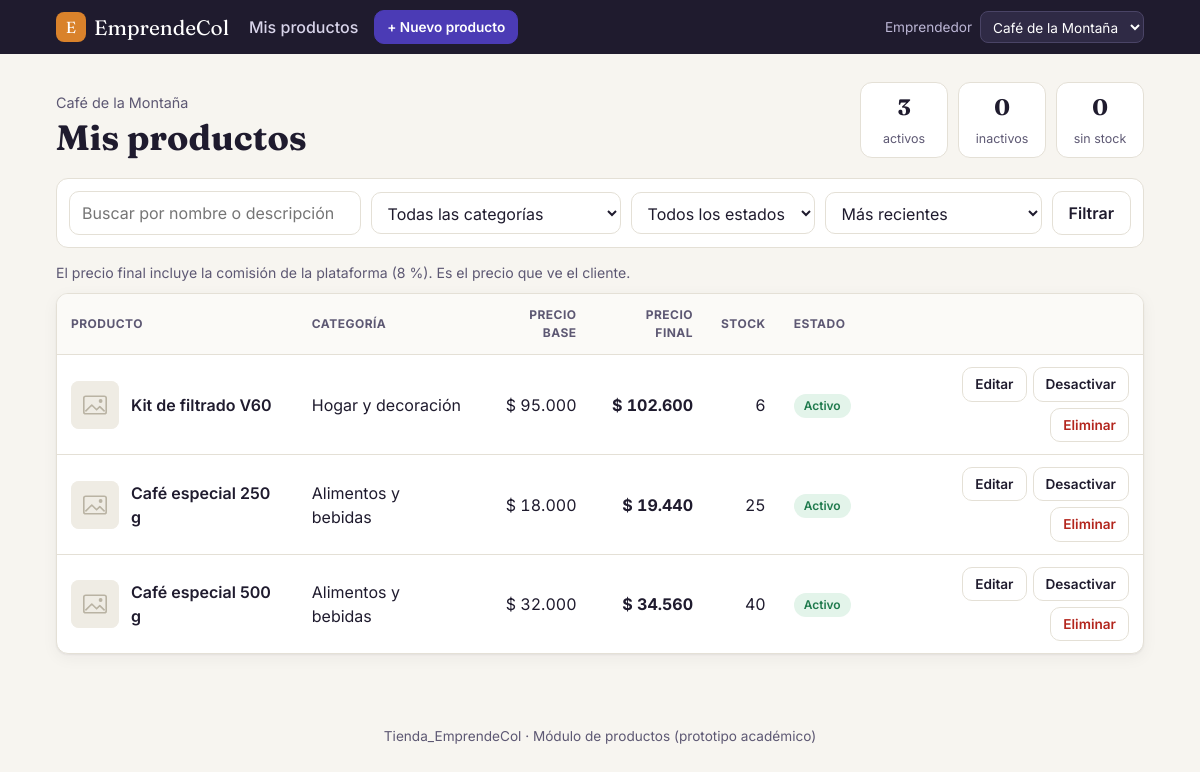
The app's page /productos/index.php with its own data.
### tables this page shows
CREATE TABLE perfil_emprendedor (
  id_emprendedor        INT AUTO_INCREMENT PRIMARY KEY,
  id_usuario            INT          NOT NULL,
  nombre_emprendimiento VARCHAR(120) NOT NULL,
  descripcion           TEXT         NULL,
  logo_url              VARCHAR(255) NULL,
  ciudad                VARCHAR(80)  NOT NULL,
  telefono_contacto     VARCHAR(20)  NULL,
  correo_contacto       VARCHAR(150) NULL,
  verificado            BOOLEAN      NOT NULL DEFAULT FALSE,
  estado                ENUM('activo','advertido','suspendido','bloqueado') NOT NULL DEFAULT 'activo',
  fecha_creacion        DATETIME     NOT NULL DEFAULT CURRENT_TIMESTAMP,
  CONSTRAINT uk_perfil_usuario UNIQUE (id_usuario),
  CONSTRAINT fk_perfil_usuario FOREIGN KEY (id_usuario)
    REFERENCES usuario(id_usuario) ON DELETE RESTRICT
);

CREATE TABLE configuracion (
  clave               VARCHAR(60)  PRIMARY KEY,
  valor               VARCHAR(255) NOT NULL,
  descripcion         VARCHAR(255) NULL,
  id_admin            INT          NULL,
  fecha_actualizacion DATETIME     NOT NULL DEFAULT CURRENT_TIMESTAMP ON UPDATE CURRENT_TIMESTAMP,
  CONSTRAINT fk_configuracion_admin FOREIGN KEY (id_admin)
    REFERENCES usuario(id_usuario) ON DELETE SET NULL
);

CREATE TABLE producto (
  id_producto     INT AUTO_INCREMENT PRIMARY KEY,
  id_emprendedor  INT            NOT NULL,
  id_categoria    INT            NOT NULL,
  nombre          VARCHAR(120)   NOT NULL,
  descripcion     TEXT           NULL,
  precio_base     DECIMAL(12,2)  NOT NULL,
  stock           INT            NOT NULL DEFAULT 0,
  estado          ENUM('activo','inactivo','eliminado') NOT NULL DEFAULT 'activo',
  fecha_creacion  DATETIME       NOT NULL DEFAULT CURRENT_TIMESTAMP,
  CONSTRAINT ck_producto_precio CHECK (precio_base > 0),
  CONSTRAINT ck_producto_stock  CHECK (stock >= 0),
  CONSTRAINT fk_producto_emprendedor FOREIGN KEY (id_emprendedor)
    REFERENCES perfil_emprendedor(id_emprendedor) ON DELETE RESTRICT,
  CONSTRAINT fk_producto_categoria FOREIGN KEY (id_categoria)
    REFERENCES categoria(id_categoria) ON DELETE RESTRICT,
  INDEX idx_producto_estado (estado),
  INDEX idx_producto_nombre (nombre)
);

CREATE TABLE categoria (
  id_categoria INT AUTO_INCREMENT PRIMARY KEY,
  nombre       VARCHAR(80) NOT NULL,
  activa       BOOLEAN     NOT NULL DEFAULT TRUE,
  CONSTRAINT uk_categoria_nombre UNIQUE (nombre)
);

### includes/productos.php (called while the page is built, shortened)
<?php
require_once __DIR__ . '/funciones.php';
function url_imagen(?string $url): string
{
    return $url ? '../' . $url : '../assets/img/sin-imagen.svg';
}

### productos/index.php (the view, shortened to what this page needs)
<?php
require_once __DIR__ . '/../includes/productos.php';
$emp = emprendedor_actual();
$pdo = conexion();
$comision = porcentaje_comision();
$q         = trim((string)($_GET['q'] ?? ''));
$categoria = (int)($_GET['categoria'] ?? 0);
$estado    = in_array($_GET['estado'] ?? '', ESTADOS_EDITABLES, true) ? $_GET['estado'] : '';
$ordenes   = [
    'recientes'   => 'p.fecha_creacion DESC, p.id_producto DESC',
    'nombre'      => 'p.nombre ASC',
    'precio_asc'  => 'p.precio_base ASC',
    'precio_desc' => 'p.precio_base DESC',
    'stock'       => 'p.stock ASC',
];
$orden = array_key_exists($_GET['orden'] ?? '', $ordenes) ? $_GET['orden'] : 'recientes';
$where  = ["p.id_emprendedor = :emp", "p.estado <> 'eliminado'"];
$params = [':emp' => $emp['id_emprendedor']];
$sqlWhere = implode(' AND ', $where);
$porPagina = 8;
$st = $pdo->prepare("SELECT COUNT(*) FROM producto p WHERE $sqlWhere");
$st->execute($params);
$total   = (int)$st->fetchColumn();
$paginas = max(1, (int)ceil($total / $porPagina));
$pagina  = min(max(1, (int)($_GET['pagina'] ?? 1)), $paginas);
$offset  = ($pagina - 1) * $porPagina;
$st = $pdo->prepare(
    "SELECT p.*, c.nombre AS categoria,
            (SELECT url FROM imagen_producto i WHERE i.id_producto = p.id_producto ORDER BY orden, id_imagen LIMIT 1) AS imagen
       FROM producto p
       JOIN categoria c ON c.id_categoria = p.id_categoria
      WHERE $sqlWhere
      ORDER BY {$ordenes[$orden]}
      LIMIT $porPagina OFFSET $offset"
);
$st->execute($params);
$productos = $st->fetchAll();
$st = $pdo->prepare(
    "SELECT SUM(estado = 'activo') activos, SUM(estado = 'inactivo') inactivos, SUM(stock = 0) agotados
       FROM producto WHERE id_emprendedor = ? AND estado <> 'eliminado'"
);
$st->execute([$emp['id_emprendedor']]);
$resumen = $st->fetch();
require __DIR__ . '/../includes/header.php';
?>
<section class="encabezado-pagina">
  <div>
    <p class="sobretitulo"><?= e($emp['nombre_emprendimiento']) ?></p>
    <h1>Mis productos</h1>
  </div>
  <div class="resumen">
    <div><strong><?= (int)$resumen['activos'] ?></strong><span>activos</span></div>
    <div><strong><?= (int)$resumen['inactivos'] ?></strong><span>inactivos</span></div>
    <div class="<?= $resumen['agotados'] ? 'resumen-alerta' : '' ?>"><strong><?= (int)$resumen['agotados'] ?></strong><span>sin stock</span></div>
  </div>
</section>
<form class="filtros" method="get">
  <input type="search" name="q" value="<?= e($q) ?>" placeholder="Buscar por nombre o descripción" aria-label="Buscar">
  <select name="categoria" aria-label="Categoría">
    <option value="0">Todas las categorías</option>
  </select>
  <select name="estado" aria-label="Estado">
    <option value="">Todos los estados</option>
  </select>
  <select name="orden" aria-label="Ordenar">
    <option value="recientes" <?= $orden === 'recientes' ? 'selected' : '' ?>>Más recientes</option>
  </select>
  <button class="btn">Filtrar</button>
</form>
<?php if (!$productos): ?>
  <div class="vacio">
    <?php if ($total === 0 && $q === '' && !$categoria && $estado === ''): ?>
      <h2>Aún no tienes productos</h2>
      <p>Publica el primero en tres pasos: datos, precio y fotos.</p>
      <a href="crear.php" class="btn btn-primario">+ Publicar mi primer producto</a>
    <?php else: ?>
      <h2>No encontramos productos con esos filtros</h2>
      <p><a href="index.php">Ver todos mis productos</a></p>
    <?php endif; ?>
  </div>
<?php else: ?>
  <p class="nota">El precio final incluye la comisión de la plataforma (<?= e(rtrim(rtrim(number_format($comision, 2, ',', ''), '0'), ',')) ?> %). Es el precio que ve el cliente.</p>
  <div class="tabla-envoltura">
    <table class="tabla">
      <thead>
        <tr>
          <th>Producto</th><th>Categoría</th><th class="num">Precio base</th><th class="num">Precio final</th>
          <th class="num">Stock</th><th>Estado</th><th><span class="sr">Acciones</span></th>
        </tr>
      </thead>
      <tbody>
      <?php foreach ($productos as $p): ?>
        <tr>
          <td data-label="Producto">
            <a class="celda-producto" href="ver.php?id=<?= (int)$p['id_producto'] ?>">
              <img src="<?= e(url_imagen($p['imagen'])) ?>" alt="" loading="lazy">
              <span><?= e($p['nombre']) ?></span>
            </a>
          </td>
          <td data-label="Categoría"><?= e($p['categoria']) ?></td>
          <td data-label="Precio base" class="num"><?= cop($p['precio_base']) ?></td>
          <td data-label="Precio final" class="num"><strong><?= cop(precio_final((float)$p['precio_base'], $comision)) ?></strong></td>
          <td data-label="Stock" class="num <?= (int)$p['stock'] === 0 ? 'texto-alerta' : '' ?>"><?= (int)$p['stock'] ?></td>
          <td data-label="Estado"><?= etiqueta_estado($p['estado']) ?></td>
          <td class="acciones">
            <a class="btn btn-sm" href="editar.php?id=<?= (int)$p['id_producto'] ?>">Editar</a>
            <form method="post" action="estado.php">
              <button class="btn btn-sm btn-suave"><?= $p['estado'] === 'activo' ? 'Desactivar' : 'Activar' ?></button>
            </form>
            <form method="post" action="eliminar.php" onsubmit="return confirm('¿Eliminar «<?= e(addslashes($p['nombre'])) ?>»? Esta acción no se puede deshacer.');">
              <button class="btn btn-sm btn-peligro">Eliminar</button>
            </form>
          </td>
        </tr>
      <?php endforeach; ?>
      </tbody>
    </table>
  </div>
<?php endif; ?>
<?php require __DIR__ . '/../includes/footer.php'; ?>

### includes/funciones.php (shortened to what this page needs)
<?php
function conexion(): PDO
{
    static $pdo = null;
    if ($pdo === null) {
        $dsn = 'mysql:host=' . DB_HOST . ';port=' . DB_PORT . ';dbname=' . DB_NAME . ';charset=utf8mb4';
        try {
            $pdo = new PDO($dsn, DB_USER, DB_PASS, [
                PDO::ATTR_ERRMODE            => PDO::ERRMODE_EXCEPTION,
                PDO::ATTR_DEFAULT_FETCH_MODE => PDO::FETCH_ASSOC,
                PDO::ATTR_EMULATE_PREPARES   => false,
            ]);
        } catch (PDOException $ex) {
            http_response_code(500);
            echo '<div style="font-family:sans-serif;max-width:640px;margin:60px auto;padding:24px;border:1px solid #e5a3a3;border-radius:12px;background:#fff5f5">'
               . '<h2 style="margin-top:0">No se pudo conectar a la base de datos</h2>'
               . '<p>Revisa que MySQL esté iniciado en el panel de XAMPP, que hayas importado '
               . '<code>database/tienda_emprendecol.sql</code> y que los datos de <code>config/db.php</code> sean correctos.</p>'
               . '<p style="color:#888;font-size:13px">Detalle: ' . htmlspecialchars($ex->getMessage()) . '</p></div>';
            exit;
        }
    }
    return $pdo;
}
function e($texto): string
{
    return htmlspecialchars((string)($texto ?? ''), ENT_QUOTES, 'UTF-8');
}
function emprendedores_disponibles(): array
{
    return conexion()->query(
        "SELECT pe.id_emprendedor, pe.id_usuario, pe.nombre_emprendimiento
           FROM perfil_emprendedor pe
           JOIN usuario u ON u.id_usuario = pe.id_usuario
          WHERE u.estado = 'activo'
          ORDER BY pe.nombre_emprendimiento"
    )->fetchAll();
}
function emprendedor_actual(): array
{
    $lista = emprendedores_disponibles();
    foreach ($lista as $emp) {
        if ((int)$emp['id_emprendedor'] === (int)($_SESSION['id_emprendedor'] ?? 0)) {
            return $emp;
        }
    }
    return $lista[0];
}
function obtener_config(string $clave, $defecto = null)
{
    $st = conexion()->prepare('SELECT valor FROM configuracion WHERE clave = ?');
    $st->execute([$clave]);
    $valor = $st->fetchColumn();
    return $valor === false ? $defecto : $valor;
}
function porcentaje_comision(): float
{
    return (float)obtener_config('porcentaje_comision', 0);
}
function precio_final(float $precioBase, ?float $porcentaje = null): float
{
    $porcentaje = $porcentaje ?? porcentaje_comision();
    return round($precioBase * (1 + $porcentaje / 100));
}
function cop($valor): string
{
    return '$ ' . number_format((float)$valor, 0, ',', '.');
}
function etiqueta_estado(string $estado): string
{
    $textos = ['activo' => 'Activo', 'inactivo' => 'Inactivo', 'eliminado' => 'Eliminado'];
    return '<span class="badge badge-' . e($estado) . '">' . e($textos[$estado] ?? $estado) . '</span>';
}

### assets/css/estilos.css (style rules this page uses)
:root { --tinta: #1f1b2e; --tinta-suave: #5d5873; --fondo: #f7f5f0; --papel: #ffffff; --borde: #e4e0d6; --primario: #4b3bb5; --primario-oscuro: #392b94; --primario-claro: #ece9fb; --acento: #d9822b; --exito: #1f7a4d; --exito-claro: #e3f4ea; --peligro: #b3261e; --peligro-claro: #fce8e6; --info-claro: #e8f0fb; --radio: 12px; --sombra: 0 1px 2px rgba(31, 27, 46, .06), 0 4px 16px rgba(31, 27, 46, .05); }
* { box-sizing: border-box; }
body { margin: 0; font-family: Inter, system-ui, -apple-system, "Segoe UI", sans-serif; color: var(--tinta); background: var(--fondo); line-height: 1.5; }
a { color: var(--primario); }
img { max-width: 100%; display: block; }
h1, h2, .marca, .precio-grande { font-family: Fraunces, Georgia, serif; }
h1 { font-size: clamp(1.6rem, 3vw, 2.2rem); margin: 0; line-height: 1.15; }
.encabezado-pagina { display: flex; justify-content: space-between; align-items: flex-end; gap: 16px; flex-wrap: wrap; margin-bottom: 20px; }
.sobretitulo { margin: 0 0 4px; color: var(--tinta-suave); font-size: .9rem; }
.resumen { display: flex; gap: 10px; }
.resumen div { background: var(--papel); border: 1px solid var(--borde); border-radius: var(--radio); padding: 8px 16px; text-align: center; min-width: 88px; }
.resumen strong { display: block; font-size: 1.4rem; font-family: Fraunces, Georgia, serif; }
.resumen span { font-size: .78rem; color: var(--tinta-suave); }
.btn { display: inline-flex; align-items: center; justify-content: center; gap: 6px; border: 1px solid var(--borde); background: var(--papel); color: var(--tinta); font: inherit; font-weight: 600; padding: 9px 16px; border-radius: 10px; cursor: pointer; text-decoration: none; white-space: nowrap; }
.btn-suave { background: transparent; }
.btn-peligro { color: var(--peligro); }
.btn-sm { padding: 6px 12px; font-size: .85rem; }
.filtros { display: flex; flex-wrap: wrap; gap: 10px; align-items: center; background: var(--papel); border: 1px solid var(--borde); border-radius: var(--radio); padding: 12px; margin-bottom: 14px; }
.filtros input[type=search] { flex: 1 1 240px; }
input, select, textarea { font: inherit; color: var(--tinta); background: #fff; border: 1px solid var(--borde); border-radius: 10px; padding: 9px 12px; width: 100%; }
.filtros select { width: auto; }
.nota { color: var(--tinta-suave); font-size: .88rem; margin: 0 0 10px; }
.tabla-envoltura { background: var(--papel); border: 1px solid var(--borde); border-radius: var(--radio); box-shadow: var(--sombra); overflow: hidden; }
.tabla { width: 100%; border-collapse: collapse; }
.tabla th { text-align: left; font-size: .75rem; text-transform: uppercase; letter-spacing: .04em; color: var(--tinta-suave); padding: 12px 14px; border-bottom: 1px solid var(--borde); background: #fbfaf7; }
.tabla td { padding: 12px 14px; border-bottom: 1px solid var(--borde); vertical-align: middle; }
.tabla tr:last-child td { border-bottom: 0; }
.tabla .num { text-align: right; font-variant-numeric: tabular-nums; }
.celda-producto { display: flex; align-items: center; gap: 12px; color: var(--tinta); text-decoration: none; font-weight: 600; }
.celda-producto img { width: 48px; height: 48px; object-fit: cover; border-radius: 8px; background: var(--fondo); flex: none; }
.acciones { display: flex; gap: 6px; justify-content: flex-end; flex-wrap: wrap; }
.acciones form { margin: 0; }
.badge { display: inline-block; font-size: .75rem; font-weight: 600; padding: 3px 10px; border-radius: 99px; }
.badge-activo { background: var(--exito-claro); color: var(--exito); }

### records on screen
perfil_emprendedor: nombre_emprendimiento "Café de la Montaña"
configuracion: valor "8"
producto: nombre "Kit de filtrado V60", id_categoria.nombre "Hogar y decoración", precio_base "$ 95.000", precio_base.valor "$ 102.600", stock "6", estado "Activo", shows "Desactivar"
producto: nombre "Café especial 250 g", id_categoria.nombre "Alimentos y bebidas", precio_base "$ 18.000", precio_base.valor "$ 19.440", stock "25", estado "Activo", shows "Desactivar"
producto: nombre "Café especial 500 g", id_categoria.nombre "Alimentos y bebidas", precio_base "$ 32.000", precio_base.valor "$ 34.560", stock "40", estado "Activo", shows "Desactivar"

### other values on screen
$resumen['activos'] "3"
$resumen['inactivos'] "0"
$resumen['agotados'] "0"
form field id_emprendedor "Café de la Montaña"
